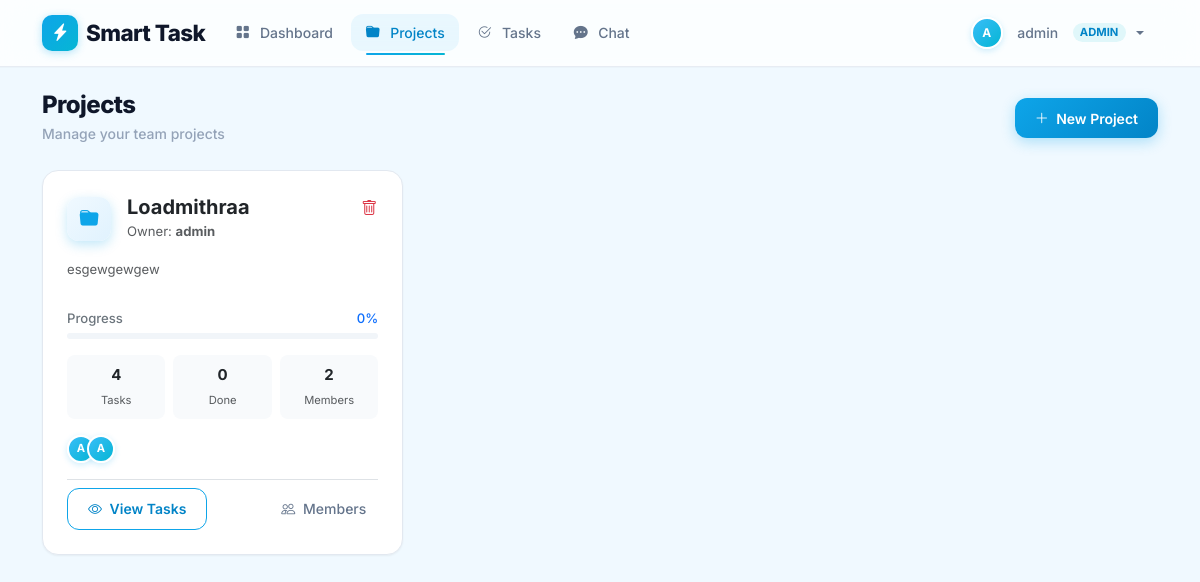
Page /projects (signed in) on the earlier database version.
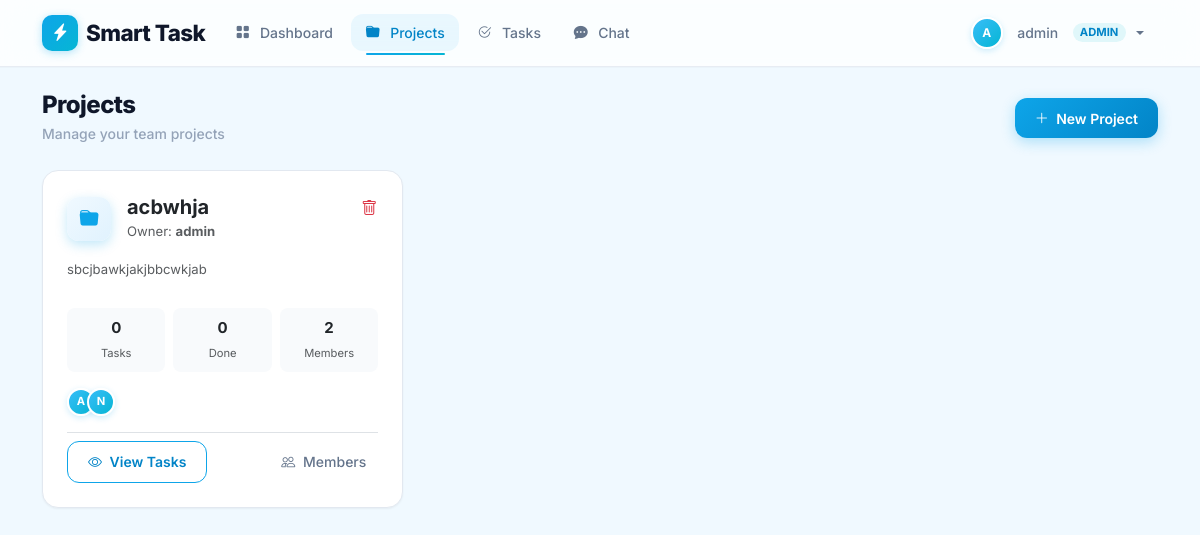
Same page on the later database version.
### app.py (models this page shows)
class Project(db.Model):
    id = db.Column(db.Integer, primary_key=True)
    name = db.Column(db.String(100), nullable=False)
    description = db.Column(db.Text, nullable=True)
    owner_id = db.Column(db.Integer, db.ForeignKey('user.id'), nullable=False)
    created_at = db.Column(db.DateTime, default=datetime.utcnow)
    tasks = db.relationship('Task', backref='project', lazy=True, cascade='all, delete-orphan')

class User(db.Model):
    id = db.Column(db.Integer, primary_key=True)
    username = db.Column(db.String(80), unique=True, nullable=False)
    email = db.Column(db.String(120), unique=True, nullable=False)
    password = db.Column(db.String(200), nullable=False)
    role = db.Column(db.String(20), default='member')  # admin or member
    created_at = db.Column(db.DateTime, default=datetime.utcnow)
    owned_projects = db.relationship('Project', backref='owner', lazy=True, foreign_keys='Project.owner_id')
    member_projects = db.relationship('Project', secondary=project_members, backref='members')
    assigned_tasks = db.relationship('Task', backref='assignee', lazy=True, foreign_keys='Task.assigned_to')
    created_tasks = db.relationship('Task', backref='creator', lazy=True, foreign_keys='Task.created_by')

### app.py (the view)
@app.route('/projects')
@login_required
def projects():
    user = User.query.get(session['user_id'])
    if user.role == 'admin':
        all_projects = Project.query.all()
    else:
        all_projects = Project.query.filter(
            (Project.owner_id == user.id) |
            (Project.members.any(id=user.id))
        ).all()
    for proj in all_projects:
        proj.task_count = len(proj.tasks)
    users = User.query.all()
    return render_template('projects.html', projects=all_projects, users=users, user=user)

### app.py (called while the page is built)
def login_required(f):
    @wraps(f)
    def decorated_function(*args, **kwargs):
        if 'user_id' not in session:
            flash('Please login first.', 'error')
            return redirect(url_for('login'))
        return f(*args, **kwargs)
    return decorated_function

@app.context_processor
def inject_unread_messages():
    has_unread = False
    if 'user_id' in session:
        user_id = session['user_id']
        chat_status = UserChatStatus.query.filter_by(user_id=user_id).first()
        last_read = chat_status.last_read_at if chat_status else datetime.min
        unread = Message.query.filter(
            (Message.created_at > last_read) &
            (Message.sender_id != user_id) &
            (
                (Message.receiver_id == user_id) |
                (Message.is_broadcast == True) |
                (Message.group_id != None)
            )
        ).first()
        has_unread = unread is not None
    return dict(has_unread_messages=has_unread)

### templates/projects.html (shortened to what the changed rows need)
{% extends "base.html" %}
{% block content %}
<div class="d-flex justify-content-between align-items-center mb-4 flex-wrap gap-3">
    <div class="page-header mb-0">
        <h2 class="mb-1">Projects</h2>
    </div>
</div>
<div class="row g-3">
    {% for project in projects %}
    {% set total_tasks = project.tasks|length %}
    {% set done_tasks = project.tasks|selectattr('status', 'equalto', 'Done')|list|length %}
    {% set completion = (done_tasks / total_tasks * 100) if total_tasks > 0 else 0 %}
    <div class="col-md-6 col-lg-4">
        <div class="card card-hover p-4 h-100 animate-fade-up delay-{{ loop.index }}">
            <div class="d-flex justify-content-between align-items-start mb-3">
                <div class="d-flex align-items-center gap-3">
                    <div class="stat-icon flex-shrink-0" style="background: linear-gradient(135deg, #f0f9ff, #e0f2fe); color: #0ea5e9;">
                        <i class="bi bi-folder-fill"></i>
                    </div>
                    <div>
                        <h5 class="fw-bold mb-0">{{ project.name }}</h5>
                        <small class="text-muted">Owner: <strong>{{ project.owner.username }}</strong></small>
                    </div>
                </div>
                {% if user.role == 'admin' %}
                <form method="POST" action="{{ url_for('delete_project', project_id=project.id) }}" class="d-inline" onsubmit="return confirm('Delete this project?');">
                    <button type="submit" class="btn btn-link text-danger p-0"><i class="bi bi-trash"></i></button>
                </form>
                {% endif %}
            </div>
            <p class="text-muted small mb-3" style="min-height:2.5em;">{{ project.description or 'No description' }}</p>
            {% if total_tasks > 0 %}
            <div class="mb-3">
                <div class="d-flex justify-content-between small fw-medium mb-1">
                    <span class="text-secondary">Progress</span>
                    <span class="text-primary">{{ completion|int }}%</span>
                </div>
                <div class="progress">
                </div>
            </div>
            {% endif %}
            <div class="row g-2 mb-3 text-center">
                <div class="col-4">
                    <div class="p-2 rounded-3" style="background: #f8fafc;">
                        <div class="fw-bold text-dark">{{ total_tasks }}</div>
                        <small class="text-muted" style="font-size:0.7rem;">Tasks</small>
                    </div>
                </div>
                <div class="col-4">
                    <div class="p-2 rounded-3" style="background: #f8fafc;">
                        <div class="fw-bold text-dark">{{ done_tasks }}</div>
                        <small class="text-muted" style="font-size:0.7rem;">Done</small>
                    </div>
                </div>
                <div class="col-4">
                    <div class="p-2 rounded-3" style="background: #f8fafc;">
                        <div class="fw-bold text-dark">{{ project.members|length + 1 }}</div>
                        <small class="text-muted" style="font-size:0.7rem;">Members</small>
                    </div>
                </div>
            </div>
            <div class="d-flex align-items-center mb-3">
                <div class="avatar-group">
                    <div class="avatar-circle" style="width:28px;height:28px;font-size:0.7rem;" title="{{ project.owner.username }}">{{ project.owner.username[0]|upper }}</div>
                    {% for member in project.members[:3] %}
                    <div class="avatar-circle" style="width:28px;height:28px;font-size:0.7rem;" title="{{ member.username }}">{{ member.username[0]|upper }}</div>
                    {% endfor %}
                </div>
            </div>
            <div class="d-flex justify-content-between align-items-center mt-auto pt-2 border-top">
                <a href="{{ url_for('tasks', project_id=project.id) }}" class="btn btn-sm btn-outline-primary">
                    <i class="bi bi-eye me-1"></i> View Tasks
                </a>
                <button class="btn btn-sm btn-ghost" data-bs-toggle="modal" data-bs-target="#membersModal{{ project.id }}">
                    <i class="bi bi-people me-1"></i> Members
                </button>
            </div>
        </div>
    </div>
    {% endfor %}
</div>
{% endblock %}

Differences in the rows shown:
removed Project: name "Loadmithraa", owner.username "admin", description "esgewgewgew", completion "0", total_tasks "4", done_tasks "0", members|length "2", owner "A"
added Project: name "acbwhja", owner.username "admin", description "sbcjbawkjakjbbcwkjab", total_tasks "0", done_tasks "0", members|length "2", owner "A"
changed Project "admin": loses User (username "A")
added User: username "N"
